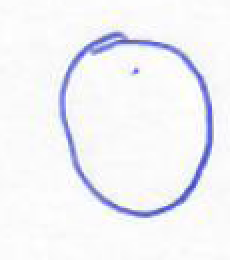
//> input picture all-images/circle/c10-2.PNG, 115 x 130 px (shown 2 times larger); its folder holds 4 pictures in this run
$ ./Principal_V2   (built with g++ and OpenCV 4)
//> lines starting //> are read from the running program, lines starting //| are printed output that depends on the picture; after the words box and inside, x2 and y2 are one past the last pixel; in counts of white or black regions, pixels touching at a corner belong together
//> in calcularPromedioMomentos, img is the input picture: 130 rows x 115 cols, CV_8UC3; mean B, G, R 246.9, 242.8, 242.2
#include <opencv2/opencv.hpp>
#include <iostream>
#include <vector>
#include <filesystem>
#include <cmath>
#include <fstream>

using namespace cv;
using namespace std;
namespace fs = std::filesystem;

// Función para calcular la distancia euclidiana entre dos vectores
// [28 lines left out: functions calcularDistancia, normalizar, not called in this run]

// Función para calcular los momentos de Hu de una imagen binaria
vector<double> calcularMomentosHu(const Mat& imagen) {
    Moments moments = cv::moments(imagen, true);
    double huMoments[7];
    HuMoments(moments, huMoments);

    // Convertir los momentos a un vector
    return vector<double>(huMoments, huMoments + 7);
}

// Función para aplicar preprocesamiento adicional (filtros, bordes, contraste)
Mat preprocesarImagen(const Mat& img) {
    Mat gray, blurred, edges;

    // Convertir a escala de grises
    cvtColor(img, gray, COLOR_BGR2GRAY);
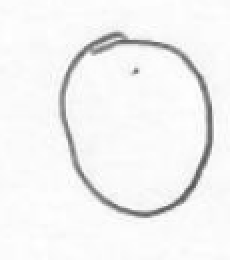
//> gray: 130 rows x 115 cols, CV_8UC1 (shown 2 times larger); min 86, max 255, mean 243.1

    // Suavizado para reducir el ruido
    GaussianBlur(gray, blurred, Size(5, 5), 0);
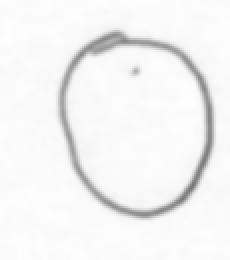
//> blurred: 130 rows x 115 cols, CV_8UC1 (shown 2 times larger); min 120, max 254, mean 243.1

    // Detección de bordes usando Canny
    Canny(blurred, edges, 100, 200);
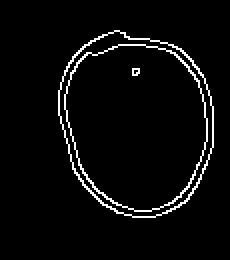
//> edges: 130 rows x 115 cols, CV_8UC1 (shown 2 times larger); 4% white in thin lines or dots, all inside (x1, y1, x2, y2) = (29, 15, 107, 109)

    return edges;
}

// Función para procesar una carpeta y calcular los momentos promedio
vector<double> calcularPromedioMomentos(const string& carpeta, const string& clase) {
    vector<vector<double>> momentosClase;
    for (const auto& entrada : fs::directory_iterator(carpeta)) {
        Mat img = imread(entrada.path().string(), IMREAD_COLOR);
        if (img.empty()) continue;

        // Aplicar preprocesamiento adicional
        Mat imgPreprocesada = preprocesarImagen(img);

        // Calcular los momentos de Hu de la imagen preprocesada
        momentosClase.push_back(calcularMomentosHu(imgPreprocesada));
//> in calcularMomentosHu, `Moments moments = cv::moments(imagen, true);`: moments = moments, m00 600, centre m10/m00, m01/m00 = (67.74, 61.33)
//> in calcularMomentosHu, `HuMoments(moments, huMoments);`: huMoments = [2.74, 0.242, 0.0869, 0.00271, 4.05e-05, 0.00124, 9.26e-06]
//> momentosClase = 1 item
    }
//> pass 2 of the loop in calcularPromedioMomentos, `for (const auto& entrada : fs::directory_iterator(carpeta))`:
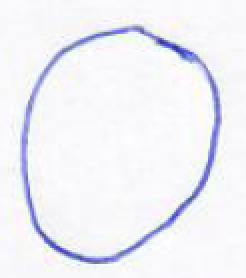
//> input picture all-images/circle/c1-2.PNG, 123 x 139 px (shown 2 times larger)
//> in calcularPromedioMomentos, img is the input picture: 139 rows x 123 cols, CV_8UC3; mean B, G, R 247, 241.2, 240.6
//> gray: 139 rows x 123 cols, CV_8UC1
//> in preprocesarImagen (call 2), `GaussianBlur(gray, blurred, Size(5, 5), 0);`:
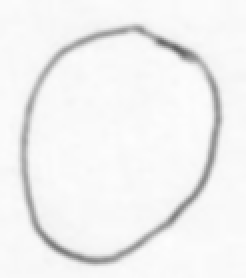
//> blurred: 139 rows x 123 cols, CV_8UC1 (shown 2 times larger); min 97, max 253, mean 241.5
//> in preprocesarImagen (call 2), `Canny(blurred, edges, 100, 200);`:
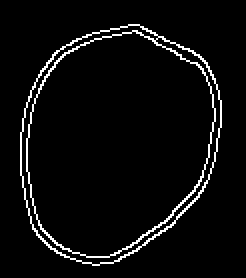
//> edges: 139 rows x 123 cols, CV_8UC1 (shown 2 times larger); 4.5% white in thin lines or dots, all inside (x1, y1, x2, y2) = (10, 12, 111, 133)
//> momentosClase = 2 items
//> pass 3 of the loop in calcularPromedioMomentos, `for (const auto& entrada : fs::directory_iterator(carpeta))`:
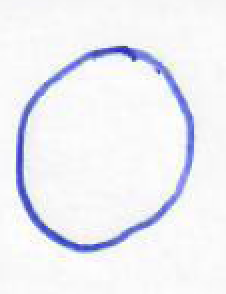
//> input picture all-images/circle/c10c-2.PNG, 113 x 147 px (shown 2 times larger)
//> in calcularPromedioMomentos, img is the input picture: 147 rows x 113 cols, CV_8UC3; mean B, G, R 245.2, 239.5, 238.5
//> gray: 147 rows x 113 cols, CV_8UC1
//> in preprocesarImagen (call 3), `GaussianBlur(gray, blurred, Size(5, 5), 0);`:
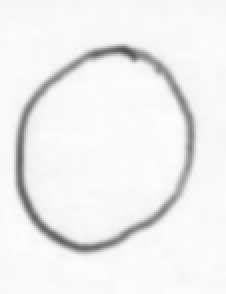
//> blurred: 147 rows x 113 cols, CV_8UC1 (shown 2 times larger); min 80, max 253, mean 239.9
//> in preprocesarImagen (call 3), `Canny(blurred, edges, 100, 200);`:
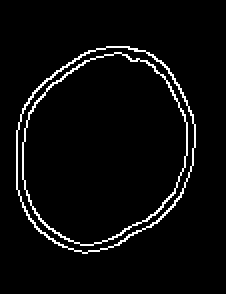
//> edges: 147 rows x 113 cols, CV_8UC1 (shown 2 times larger); 4.1% white in thin lines or dots, all inside (x1, y1, x2, y2) = (8, 23, 98, 127)
//> momentosClase = 3 items
//> the loop made 4 passes; the first 3 are shown

    // Calcular el promedio de los momentos
    vector<double> promedio(7, 0.0);
    for (const auto& momentos : momentosClase) {
        for (size_t i = 0; i < 7; i++) {
            promedio[i] += momentos[i];
        }
    }

    for (size_t i = 0; i < 7; i++) {
        promedio[i] /= momentosClase.size();
    }

    //promedio = normalizar(promedio);

    // Guardar los momentos calculados en un archivo CSV
    ofstream archivo("momentos_hu.csv", ios::app); // Abre el archivo en modo append
    if (archivo.is_open()) {
        archivo << clase; // Escribir el nombre de la clase
        for (size_t i = 0; i < 7; i++) {
            archivo << "," << promedio[i]; // Escribir los momentos
        }
        archivo << endl; // Nueva línea después de cada entrada
        archivo.close();
    } else {
        cerr << "No se pudo abrir el archivo momentos_hu.csv." << endl;
    }

    return promedio;
}

// Función para leer los momentos promedio desde un archivo CSV
// [24 lines left out: function leerMomentosDesdeCSV, not called in this run]

int main() {
    // Directorios del dataset
    string carpetaCirculos = "/home/mateo/Escritorio/U/Vision_Computador/Unidad_3/Practicas/Practica_3.1/all-images/circle";
    string carpetaTriangulos = "/home/mateo/Escritorio/U/Vision_Computador/Unidad_3/Practicas/Practica_3.1/all-images/triangle";
    string carpetaCuadrados = "/home/mateo/Escritorio/U/Vision_Computador/Unidad_3/Practicas/Practica_3.1/all-images/square";

    // Calcular los momentos promedio para cada clase
    vector<double> momentosCirculo = calcularPromedioMomentos(carpetaCirculos, "Circulo");
    vector<double> momentosTriangulo = calcularPromedioMomentos(carpetaTriangulos, "Triangulo");
//> (the run ends here: the program stops with an error, at `for (const auto& entrada : fs::directory_iterator(carpeta))`)
